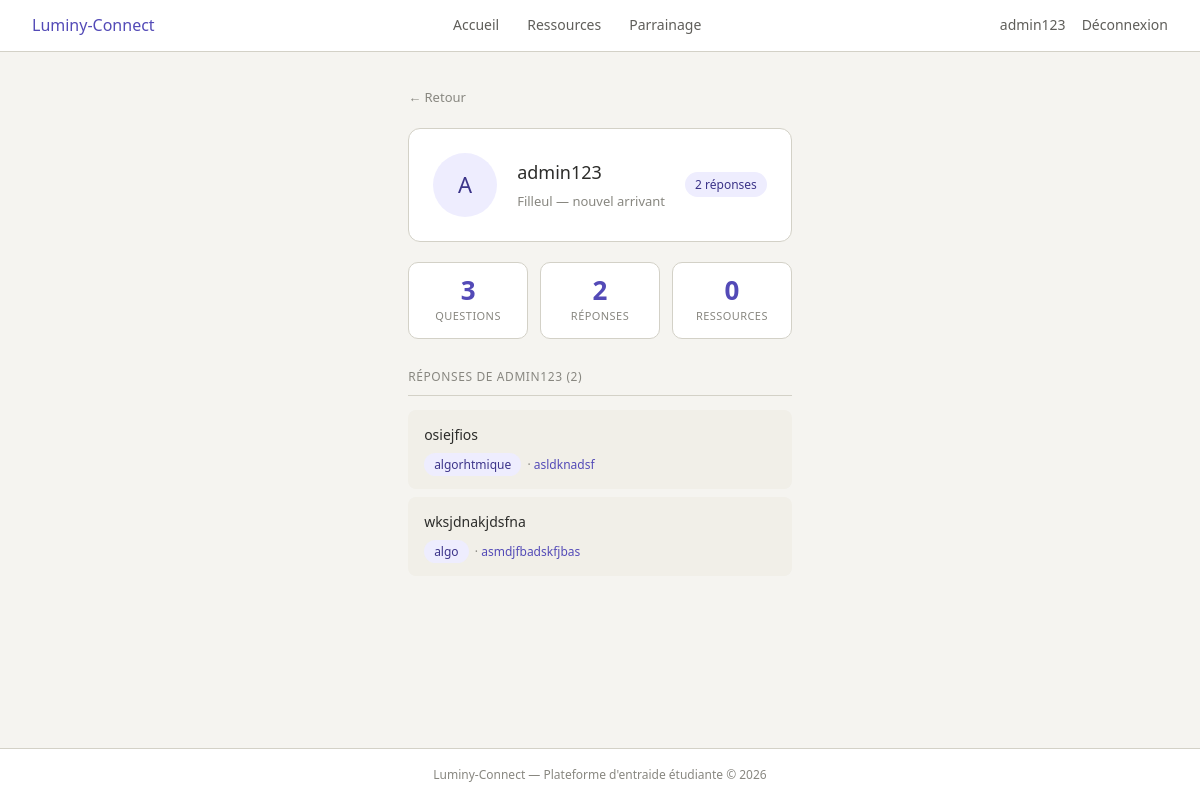
The app's page /utilisateur/1 (signed in) with its own data.
### tables this page shows
CREATE TABLE utilisateur (
            id INTEGER PRIMARY KEY AUTOINCREMENT,
            nom_utilisateur TEXT UNIQUE NOT NULL,
            mot_de_passe TEXT NOT NULL,
            est_parrain INTEGER NOT NULL
        );

CREATE TABLE reponse (
            id INTEGER PRIMARY KEY AUTOINCREMENT,
            demande_id INTEGER NOT NULL,
            auteur_id INTEGER NOT NULL,
            message TEXT NOT NULL,
            FOREIGN KEY (demande_id) REFERENCES demande_aide(id),
            FOREIGN KEY (auteur_id) REFERENCES utilisateur(id)
        );

CREATE TABLE demande_aide (
            id INTEGER PRIMARY KEY AUTOINCREMENT,
            auteur_id INTEGER NOT NULL,
            matiere TEXT NOT NULL,
            description TEXT NOT NULL,
            statut TEXT DEFAULT 'ouverte',
            FOREIGN KEY (auteur_id) REFERENCES utilisateur(id)
        );

### app.py (the view)
@app.route('/utilisateur/<int:user_id>')
@login_required
def profil_public(user_id):
    user     = get_utilisateur(user_id)
    if not user:
        return redirect(url_for('accueil'))
    stats    = get_stats_utilisateur(user_id)
    reponses = get_reponses_de(user_id)
    return render_template('profil_public.html', user=user, stats=stats, reponses=reponses)

### data_model.py (called while the page is built)
def login_required(f):
    @wraps(f)
    def decorated_function(*args, **kwargs):
        if "user_id" not in session:
            return redirect(url_for('connexion'))
        return f(*args, **kwargs)
    return decorated_function

def db_fetch(query, args=(), fetch_all=False, db_name=DBFILENAME):
    with sqlite3.connect(db_name) as conn:
        conn.row_factory = sqlite3.Row
        cur = conn.execute(query, args)
        if fetch_all:
            res = cur.fetchall()
            return [dict(e) for e in res] if res else []
        else:
            res = cur.fetchone()
            return dict(res) if res else None

def get_reponses_de(user_id):
    query = """
        SELECT reponse.id, reponse.message,
               demande_aide.id        AS demande_id,
               demande_aide.matiere,
               demande_aide.description AS question
        FROM reponse
        JOIN demande_aide ON reponse.demande_id = demande_aide.id
        WHERE reponse.auteur_id = ?
        ORDER BY reponse.id DESC
    """
    return db_fetch(query, (user_id,), fetch_all=True)

def get_utilisateur(user_id):
    query = "SELECT id, nom_utilisateur, est_parrain FROM utilisateur WHERE id = ?"
    return db_fetch(query, (user_id,))

def get_stats_utilisateur(user_id):
    demandes   = db_fetch("SELECT COUNT(*) AS c FROM demande_aide WHERE auteur_id = ?", (user_id,))
    reponses   = db_fetch("SELECT COUNT(*) AS c FROM reponse      WHERE auteur_id = ?", (user_id,))
    ressources = db_fetch("SELECT COUNT(*) AS c FROM ressource     WHERE auteur_id = ?", (user_id,))
    return {
        'demandes':   demandes['c']   if demandes   else 0,
        'reponses':   reponses['c']   if reponses   else 0,
        'ressources': ressources['c'] if ressources else 0,
    }

### templates/profil_public.html
{% include 'en_tete.html' %}
<main>
  <a href="javascript:history.back()" class="lien-retour">← Retour</a>
  <div class="carte-profil">
    <div class="avatar lg">{{ user.nom_utilisateur[0]|upper }}</div>
    <div class="profil-info">
      <h2>{{ user.nom_utilisateur }}</h2>
      <p class="role">
        {% if user.est_parrain %}Parrain — étudiant expérimenté{% else %}Filleul — nouvel arrivant{% endif %}
      </p>
    </div>
    <span class="score" style="margin-left: auto;">
      {{ stats.reponses }} réponse{% if stats.reponses != 1 %}s{% endif %}
    </span>
  </div>
  <div class="stats-row">
    <div class="stat-box">
      <div class="val">{{ stats.demandes }}</div>
      <div class="label">Questions</div>
    </div>
    <div class="stat-box">
      <div class="val">{{ stats.reponses }}</div>
      <div class="label">Réponses</div>
    </div>
    <div class="stat-box">
      <div class="val">{{ stats.ressources }}</div>
      <div class="label">Ressources</div>
    </div>
  </div>
  <div class="divider">
    Réponses de {{ user.nom_utilisateur }} ({{ reponses|length }})
  </div>
  {% for r in reponses %}
  <div class="carte-reponse">
    <p>{{ r.message }}</p>
    <small>
      <span class="matiere">{{ r.matiere }}</span>
      &nbsp;·
      <a href="/demande/{{ r.demande_id }}">{{ r.question | truncate(60) }}</a>
    </small>
  </div>
  {% else %}
  <p class="vide">Cet étudiant n'a pas encore répondu à des questions.</p>
  {% endfor %}
</main>
{% include 'pied_de_page.html' %}

### templates/en_tete.html (shortened to what this page needs)
<!DOCTYPE html>
<html lang="fr">
<head>
  <link rel="stylesheet" href="{{ url_for('static', filename='style.css') }}">
</head>
<body>
<nav>
  <a href="/" class="brand">Luminy-Connect</a>
  {% if session.get('user_id') %}
    <a href="/">Accueil</a>
    <a href="/ressources">Ressources</a>
    <a href="/mon-parrainage">Parrainage</a>
    <span class="nav-user">
      <a href="/profil">{{ session.get('nom') }}</a>
      <a href="/deconnexion">Déconnexion</a>
    </span>
  {% else %}
    <span class="nav-user"><a href="/connexion">Connexion</a></span>
  {% endif %}
</nav>

### static/style.css (style rules this page uses)
:root { --violet: #534AB7; --violet-clair: #EEEDFE; --violet-texte: #3C3489; --teal: #0F6E56; --teal-clair: #E1F5EE; --gris-bg: #f5f4f0; --gris-carte: #F1EFE8; --gris-bord: #d3d1c7; --gris-texte: #5F5E5A; --gris-doux: #888780; --noir: #2C2C2A; --blanc: #ffffff; --rouge-clair: #FCEBEB; --rouge: #A32D2D; --vert-clair: #EAF3DE; --vert: #3B6D11; }
*, *::before, *::after { box-sizing: border-box; margin: 0; padding: 0; }
body { font-family: system-ui, sans-serif; font-size: 15px; line-height: 1.6; color: var(--noir); background: var(--gris-bg); min-height: 100vh; display: flex; flex-direction: column; }
a { color: var(--violet); text-decoration: none; }
h2 { font-size: 18px; font-weight: 500; margin-bottom: 0.75rem; }
nav { background: var(--blanc); border-bottom: 0.5px solid var(--gris-bord); padding: 0 32px; height: 52px; display: flex; align-items: center; gap: 28px; position: sticky; top: 0; z-index: 10; }
nav .brand { font-weight: 500; font-size: 16px; color: var(--violet); margin-right: auto; text-decoration: none; }
nav a { font-size: 14px; color: var(--gris-texte); text-decoration: none; }
nav .nav-user { font-size: 13px; color: var(--gris-doux); margin-left: auto; display: flex; align-items: center; gap: 16px; }
main { max-width: 760px; margin: 0 auto; padding: 32px 24px; flex: 1; }
.carte-reponse { background: var(--gris-carte); border-radius: 8px; padding: 14px 16px; margin-bottom: 8px; }
.carte-reponse p { font-size: 14px; color: var(--noir); margin-bottom: 6px; line-height: 1.5; }
.carte-reponse small { font-size: 12px; color: var(--gris-doux); }
.matiere { font-size: 12px; font-weight: 500; padding: 3px 10px; border-radius: 20px; background: var(--violet-clair); color: var(--violet-texte); }
.divider { font-size: 12px; color: var(--gris-doux); text-transform: uppercase; letter-spacing: 0.05em; margin: 28px 0 14px; padding-bottom: 8px; border-bottom: 0.5px solid var(--gris-bord); }
.avatar { width: 48px; height: 48px; border-radius: 50%; background: var(--violet-clair); color: var(--violet-texte); font-size: 16px; font-weight: 500; display: flex; align-items: center; justify-content: center; flex-shrink: 0; text-transform: uppercase; }
.avatar.lg { width: 64px; height: 64px; font-size: 22px; }
.carte-profil { background: var(--blanc); border: 0.5px solid var(--gris-bord); border-radius: 12px; padding: 24px; margin-bottom: 20px; display: flex; align-items: center; gap: 20px; }
.carte-profil .profil-info h2 { margin-bottom: 4px; }
.carte-profil .profil-info .role { font-size: 13px; color: var(--gris-doux); }
.stats-row { display: flex; gap: 12px; margin-bottom: 20px; }
.stat-box { flex: 1; background: var(--blanc); border: 0.5px solid var(--gris-bord); border-radius: 10px; padding: 14px 12px; text-align: center; }
.stat-box .val { font-size: 26px; font-weight: 600; color: var(--violet); line-height: 1; }
.stat-box .label { font-size: 11px; color: var(--gris-doux); margin-top: 4px; text-transform: uppercase; letter-spacing: 0.04em; }
.score { font-size: 12px; font-weight: 500; padding: 3px 10px; border-radius: 20px; background: var(--violet-clair); color: var(--violet-texte); }
.lien-retour { font-size: 13px; color: var(--gris-doux); display: inline-block; margin-bottom: 20px; }

### records on screen
utilisateur: get "admin123", nom_utilisateur "A", nom_utilisateur "admin123", nom_utilisateur "ADMIN123"
reponse: message "osiejfios", matiere "algorhtmique", question "asldknadsf"
reponse: message "wksjdnakjdsfna", matiere "algo", question "asmdjfbadskfjbas"

### other values on screen
{{ stats.reponses }} "2"
{{ stats.demandes }} "3"
{{ stats.ressources }} "0"
{{ reponses|length }} "2"
